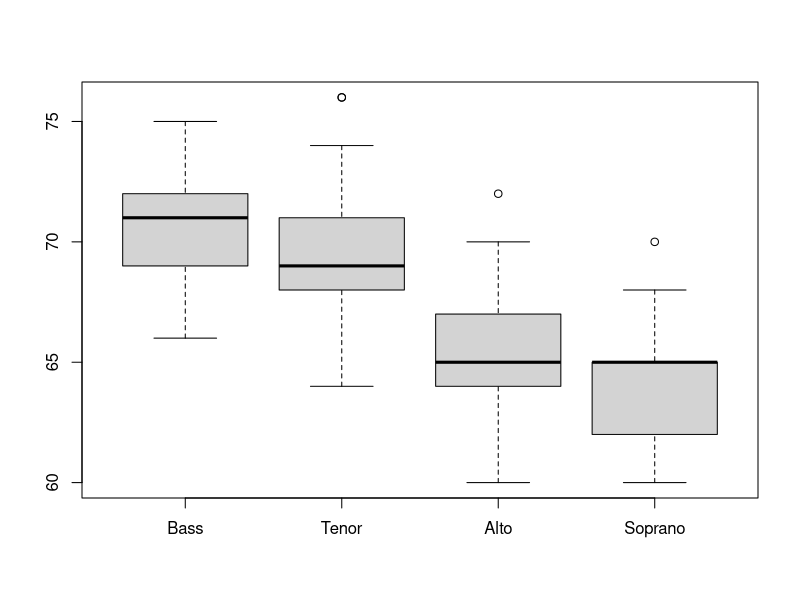
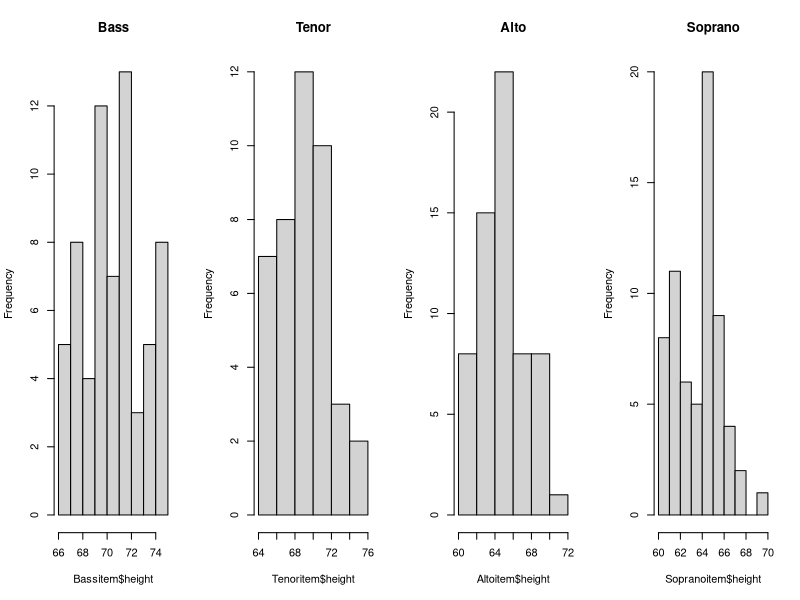
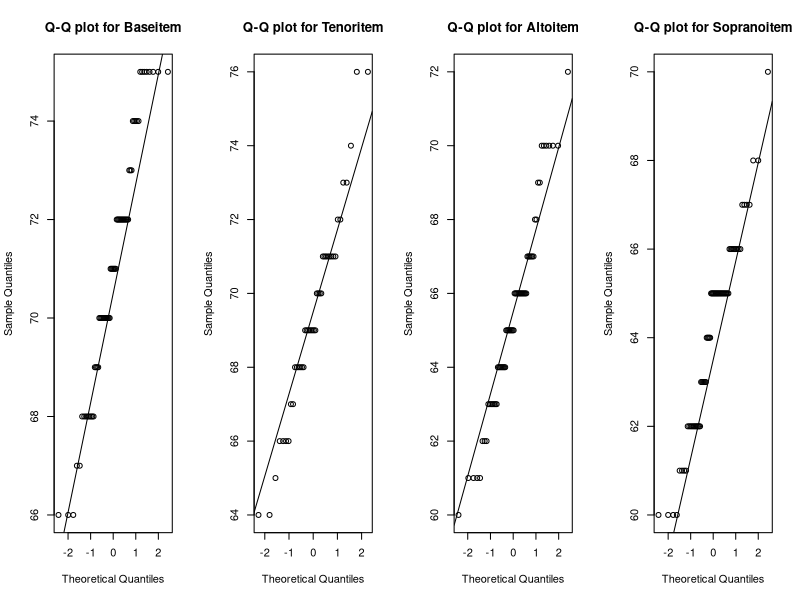

Write the R code that produced these figures, in order.
singerdata <- read.csv("singer.txt", header = T, sep = ",")
list = unique(singerdata$voice)
#
#[1] Soprano Alto    Tenor   Bass   
#

#get the subset of data.
Bassitem = subset(singerdata,singerdata$voice.part=='Bass')
Tenoritem = subset(singerdata,singerdata$voice.part=='Tenor')
Altoitem = subset(singerdata,singerdata$voice.part=='Alto')
Sopranoitem = subset(singerdata,singerdata$voice.part=='Soprano')

#side by side boxplot
boxplot(Bassitem$height,Tenoritem$height,Altoitem$height,Sopranoitem$height, names=c('Bass','Tenor','Alto','Soprano'))

#Histogram plot
par(mfrow = c(1, 4))
hist(Bassitem$height,main="Bass")
hist(Tenoritem$height,main="Tenor")
hist(Altoitem$height,main="Alto")
hist(Sopranoitem$height,main="Soprano")
par(mfrow = c(1, 1))

#qq plot
par(mfrow = c(1, 4))
qqnorm(Bassitem$height, main="Q-Q plot for Baseitem")
qqline(Bassitem$height)
qqnorm(Tenoritem$height, main="Q-Q plot for Tenoritem")
qqline(Tenoritem$height)
qqnorm(Altoitem$height, main="Q-Q plot for Altoitem")
qqline(Altoitem$height)
qqnorm(Sopranoitem$height, main="Q-Q plot for Sopranoitem")
qqline(Sopranoitem$height)
par(mfrow = c(1, 1))
#summary of lists
summary(Bassitem$height)
summary(Tenoritem$height)
summary(Altoitem$height)
summary(Sopranoitem$height)

###############################################################
#> summary(Sopranoitem$height)
#Min. 1st Qu.  Median    Mean 3rd Qu.    Max. 
#60.00   62.00   65.00   64.12   65.00   70.00 
#> summary(Bassitem$height)
#Min. 1st Qu.  Median    Mean 3rd Qu.    Max. 
#66.00   69.00   71.00   70.98   72.00   75.00 
#> summary(Tenoritem$height)
#Min. 1st Qu.  Median    Mean 3rd Qu.    Max. 
#64.0    68.0    69.0    69.4    71.0    76.0 
#> summary(Altoitem$height)
#Min. 1st Qu.  Median    Mean 3rd Qu.    Max. 
#60.00   64.00   65.00   65.39   67.00   72.00 
#> summary(Sopranoitem$height)
#Min. 1st Qu.  Median    Mean 3rd Qu.    Max. 
#60.00   62.00   65.00   64.12   65.00   70.00 

# sample sizes of Bass and Tenor
nb = length(Bassitem$height)
#65
nt = length(Tenoritem$height)
#42

# sample mean of Bass and Tenor
smeanb =mean(Bassitem$height)
#70.984
smeant =mean(Tenoritem$height)
#69.40476

#sample varience.
svarb = var(Bassitem$height)
#6.327885
svart = var(Tenoritem$height)
#7.759001

#pooled sd 
se=sqrt(svarb/(nb) +svart/(nt))

# Z-test.
zstat = (smeanb - smeant)/se
#2.974561

#pval right tailed.
pval = 1- pnorm(zstat)
#0.001467043

#Since Pval is less than 0.05 we reject the Null hypothesis.

